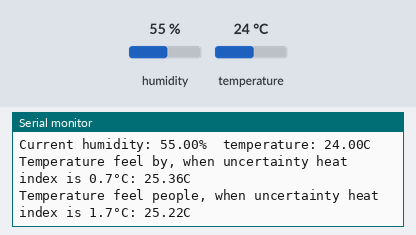
Bench run of a sketch on a simulated Arduino Uno, built with avr-gcc and run on an emulated ATmega328P. Shown: the last lines printed to the serial monitor. The test bench sets the inputs (shaded band); at power-on: humidity 55 %, temperature 24 °C.

Above: at 2.7 s.
2.8 s: humidity set to 22 %
At 6.8 s:
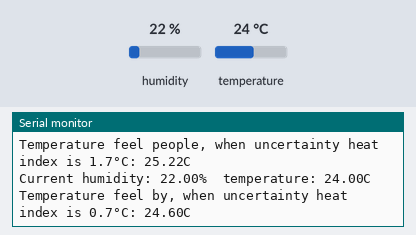
8.6 s: temperature set to 12 °C
At 13.2 s:
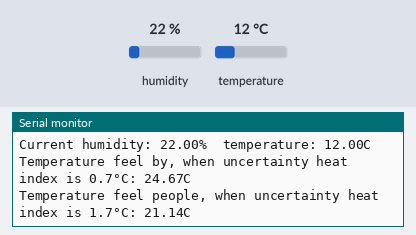
14.4 s: humidity set to 40 %
At 17.9 s:
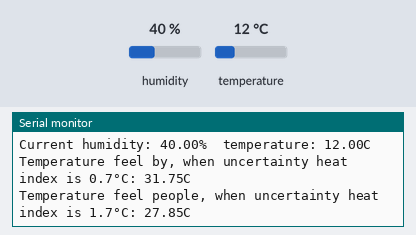
Timing chart, 0 to 19.4 s (numbered marks = the images above; inputs shaded):
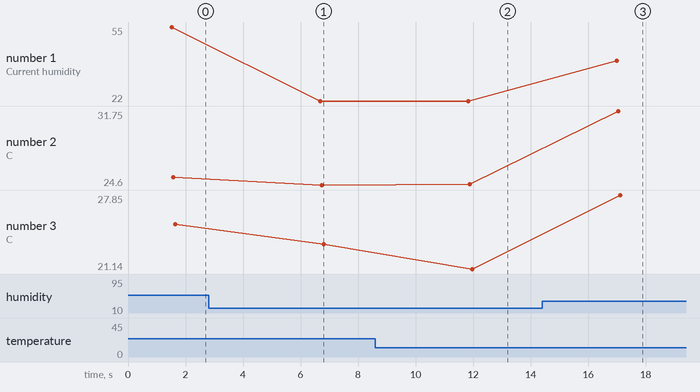

The sketch:

Feel_temperature.ino
```cpp
#include "dht.h"
#define DHTPIN 5 // Analog Pin sensor is connected to

dht DHT;

double R=0; //relative humidity %
double T=0; //temperature in Ceslius
double Tcelsius=0; //temperature in Ceslius
double HI0=0; //heat index in Celsius
double HI1=0; //heat index in Celsius


//The formula below approximates the heat index in degrees Fahrenheit, for uncertainty for heat index ±1.3 °F (0.7 °C)
const double c01= -42.379;
const double c02=2.04901523;
const double c03=10.14333127;
const double c04=-0.22475541;
const double c05=-6.83783*pow(10,-3);
const double c06=-5.481717*pow(10,-2);
const double c07=1.22874*pow(10,-3);
const double c08=8.5282*pow(10,-4);
const double c09=-1.99*pow(10,-6);

//The formula below approximates the heat index in degrees Fahrenheit, for uncertainty for heat index ±3 °F (1.7 °C)
//if temperature is btween 21-46 °C and humidity is between 0%-80% and heat index is lower than 66 °C
const double c1= 0.363445176;
const double c2= 0.988622465;
const double c3= 4.777114035;
const double c4= -0.114037667;
const double c5= -8.50208*pow(10,-4);
const double c6= -2.0716198*pow(10,-2);
const double c7= 6.876778*pow(10,-4);
const double c8= 2.74954*pow(10,-4);
const double c9= 0;

//A further alternate for uncertainty for heat index ±3 °F (1.7 °C) is this:
const double c21= 16.923;
const double c22= 0.18521;
const double c23= 5.37941;
const double c24= -0.100254;
const double c25= 9.41695*pow(10,-3);
const double c26= 7.28898*pow(10,-3);
const double c27= 3.45372*pow(10,-4);
const double c28= -8.15971*pow(10,-4);
const double c29= 1.02102*pow(10,-5);
const double c210= -3.8646*pow(10,-5);
const double c211= 2.91583*pow(10,-5);
const double c212= 1.42721*pow(10,-6);
const double c213= 1.97483*pow(10,-7);
const double c214= -2.18429*pow(10,-8);
const double c215= 8.43296*pow(10,-10);
const double c216= -4.81975*pow(10,-11);


void setup(){

  Serial.begin(9600);
  delay(500);         //Delay to let system boot
  Serial.println("DHT11 Humidity & temperature Sensor\n\n");
  delay(1000);       //Wait before accessing Sensor

}//end "setup()"

void loop(){
    //Start of Program
    //read the PIN
    DHT.read11(DHTPIN);

    //Reead Humidity in % and temperature which is calculate from Fahrenheit to Celsius
    R=DHT.humidity;
    T=(DHT.temperature*9/5)+32;
    //Print Humidity in % and Celsius
    Serial.print("Current humidity: ");
    Serial.print(DHT.humidity);
    Serial.print("%  ");

    Serial.print("temperature: ");
    Serial.print(DHT.temperature);
    Serial.println("C  ");

    //Calculate heat index in Celsius, when uncertainty heat index is 0.7°C
    HI0=((c01 + c02*T+c03*R +c04*T*R+c05*T*T+c06*R*R+c07*T*T*R+c08*T*R*R+c09*T*T*R*R)-32)*5/9;

    //Print Feel temperature in Celsius, when uncertainty heat index is 0.7°C
    Serial.print("Temperature feel by, when uncertainty heat index is 0.7°C: ");
    Serial.print(HI0);
    Serial.println("C  ");


    //Calculate heat index in Celsius, when uncertainty heat index is 1.7C
    if(R<=0.80 and (T>=21 and T<=46)){
    HI1=((c1 + c2*T+c3*R +c4*T*R+c5*T*T+c6*R*R+c7*T*T*R+c8*T*R*R+c9*T*T*R*R)-32)*5/9;
    }
    else{
    HI1=((c21 + c22*T+c23*R +c24*T*R+c25*T*T+c26*R*R+c27*T*T*R+c28*T*R*R+c29*T*T*R*R+c210*pow(T,3)+c211*pow(R,3)+
    c212*pow(T,3)*R+c213*T*pow(R,3)+c214*pow(T,3)*pow(R,2)+c215*pow(T,2)*pow(R,3)+c216*pow(T,3)*pow(R,3))-32)*5/9;
    }

    //Print Feel temperature in Celsius, when uncertainty heat index is 1.7°C
    Serial.print("Temperature feel people, when uncertainty heat index is 1.7°C: ");
    Serial.print(HI1);
    Serial.println("C  ");
    delay(5000);          //Wait 5 seconds before accessing sensor again.


}
```

Measured:
- after the input at 2.8 s, the serial monitor: prints a new line after 3.9 s (image 1)
- after the input at 8.6 s, the serial monitor: prints a new line after 3.2 s (image 2)
- after the input at 14.4 s, the serial monitor: prints a new line after 2.6 s (image 3)
- plotted number 1: 55 → 22 after the input at 2.8 s, 22 → 40 after the input at 14.4 s
- plotted number 2: 25.36 → 24.6 after the input at 2.8 s, 24.6 → 24.67 after the input at 8.6 s, 24.67 → 31.75 after the input at 14.4 s
- plotted number 3: 25.22 → 23.37 after the input at 2.8 s, 23.37 → 21.14 after the input at 8.6 s, 21.14 → 27.85 after the input at 14.4 s
